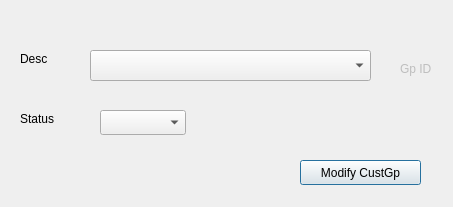
<?xml version="1.0" encoding="UTF-8"?>
<ui version="4.0">
    <class>CustomerGP</class>
    <widget class="QDialog" name="CustomerGP">
        <property name="geometry">
            <rect>
                <x>0</x>
                <y>0</y>
                <width>453</width>
                <height>207</height>
            </rect>
        </property>
        <property name="windowTitle">
            <string>Dialog</string>
        </property>
        <widget class="QLabel" name="label_2">
            <property name="geometry">
                <rect>
                    <x>20</x>
                    <y>110</y>
                    <width>67</width>
                    <height>17</height>
                </rect>
            </property>
            <property name="text">
                <string>Status</string>
            </property>
        </widget>
        <widget class="QPushButton" name="BTN_modifyCustGp">
            <property name="geometry">
                <rect>
                    <x>300</x>
                    <y>160</y>
                    <width>121</width>
                    <height>25</height>
                </rect>
            </property>
            <property name="text">
                <string>Modify CustGp</string>
            </property>
        </widget>
        <widget class="QLabel" name="lE_name">
            <property name="geometry">
                <rect>
                    <x>20</x>
                    <y>50</y>
                    <width>67</width>
                    <height>17</height>
                </rect>
            </property>
            <property name="text">
                <string>Desc</string>
            </property>
        </widget>
        <widget class="QComboBox" name="CMB_custGroup">
            <property name="geometry">
                <rect>
                    <x>100</x>
                    <y>110</y>
                    <width>86</width>
                    <height>25</height>
                </rect>
            </property>
        </widget>
        <widget class="QComboBox" name="CMB_custGroupDesc">
            <property name="geometry">
                <rect>
                    <x>90</x>
                    <y>50</y>
                    <width>281</width>
                    <height>31</height>
                </rect>
            </property>
        </widget>
        <widget class="QLabel" name="LB_custGpID">
            <property name="enabled">
                <bool>false</bool>
            </property>
            <property name="geometry">
                <rect>
                    <x>400</x>
                    <y>60</y>
                    <width>67</width>
                    <height>17</height>
                </rect>
            </property>
            <property name="text">
                <string>Gp ID</string>
            </property>
        </widget>
    </widget>
    <resources/>
    <connections/>
</ui>
